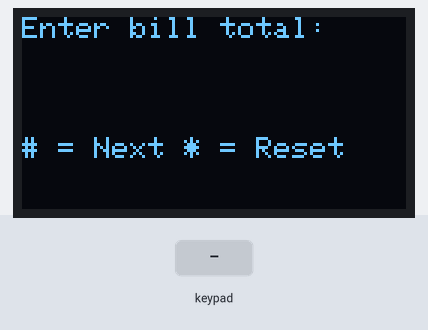
Bench run of a sketch on a simulated ESP32. Shown: 128×64 one-colour display. Inputs (shaded band) come from the test bench.

Above: at 1.2 s.
1.3 s: keypad keys 1 3 1 2 1 4 2 7 # pressed 0.4 s apart
At 5.5 s:
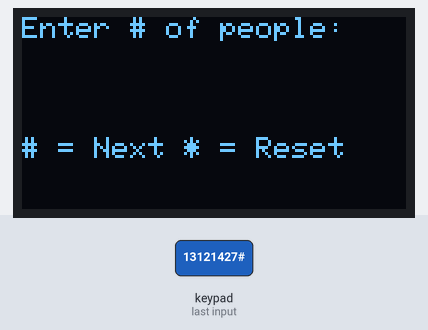
6.4 s: key '#' pressed
At 6.8 s:
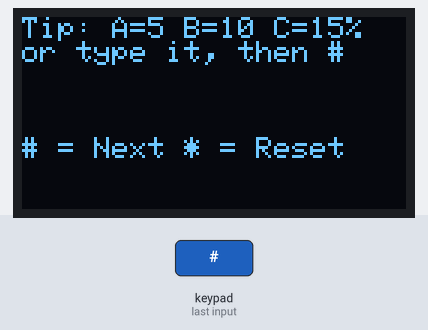
7.9 s: key 'A' pressed
At 9.1 s:
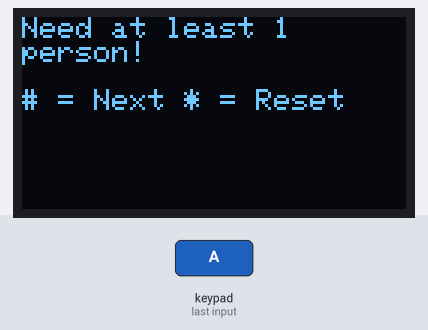
9.4 s: key '*' pressed
At 10.4 s:
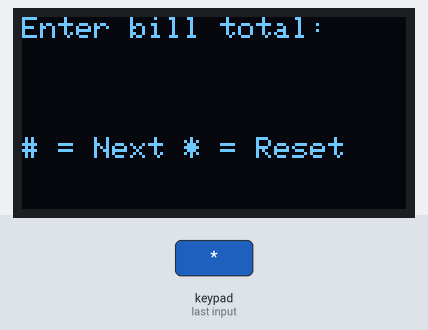
10.9 s: keypad keys 2 6 2 5 3 3 3 2 pressed 0.4 s apart
At 14.9 s:
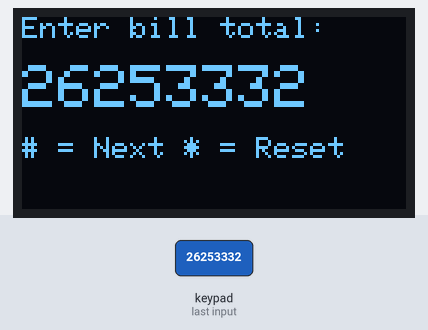
Timing chart, 0 to 16.4 s (numbered marks = the images above; inputs shaded):
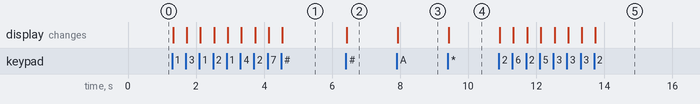

The sketch:

C4_Bill_Splitter_Letter_Keys.ino
```cpp
#include <Wire.h>
#include <Adafruit_GFX.h>
#include <Adafruit_SSD1306.h>
#include <Keypad.h>

#define SCREEN_WIDTH 128
#define SCREEN_HEIGHT 64
Adafruit_SSD1306 display(SCREEN_WIDTH, SCREEN_HEIGHT, &Wire, -1);

const byte ROWS = 4;
const byte COLS = 4;
char keys[ROWS][COLS] = {
  {'1','2','3','A'},
  {'4','5','6','B'},
  {'7','8','9','C'},
  {'*','0','#','D'}
};
byte rowPins[ROWS] = {13, 12, 14, 27};
byte colPins[COLS] = {26, 25, 33, 32};
Keypad keypad = Keypad(makeKeymap(keys), rowPins, colPins, ROWS, COLS);

// ---------- BILL SPLIT STATE ----------
String currentInput = "";
double billTotal = 0;
int numPeople = 0;
int tipPercent = 0;
int stage = 1;   // 1 = bill, 2 = people, 3 = tip, 4 = result

void setup() {
  Serial.begin(115200);
  if (!display.begin(SSD1306_SWITCHCAPVCC, 0x3C)) {
    Serial.println("OLED not found");
    while (true);
  }
  display.setTextColor(SSD1306_WHITE);
  showScreen();
}

void loop() {
  char key = keypad.getKey();
  if (!key) return;

  if (key == '*') {
    resetCalculator();
    return;
  }
  if (key == '#') {
    advanceStage();
  }
  else if (key >= '0' && key <= '9') {
    currentInput += key;
    showScreen();
  }
  // CHALLENGE 4: in the tip stage, letter keys choose the service charge
  else if (stage == 3 && (key == 'A' || key == 'B' || key == 'C')) {
    if (key == 'A') currentInput = "5";
    if (key == 'B') currentInput = "10";
    if (key == 'C') currentInput = "15";
    advanceStage();                  // go straight to the result
  }
}

void advanceStage() {
  if (stage == 1) {
    billTotal = currentInput.toDouble();
    currentInput = "";
    stage = 2;
  }
  else if (stage == 2) {
    numPeople = currentInput.toInt();
    currentInput = "";
    stage = 3;
  }
  else if (stage == 3) {
    tipPercent = currentInput.toInt();
    currentInput = "";
    stage = 4;
  }
  else if (stage == 4) {
    resetCalculator();
    return;
  }
  showScreen();
}

void resetCalculator() {
  currentInput = "";
  billTotal = 0;
  numPeople = 0;
  tipPercent = 0;
  stage = 1;
  showScreen();
}

void showScreen() {
  display.clearDisplay();
  display.setTextSize(1);
  display.setCursor(0, 0);

  if (stage == 1) {
    display.println("Enter bill total:");
    display.setCursor(0, 16);   // row 16: below the yellow strip
    display.setTextSize(2);
    display.println(currentInput);
  }
  else if (stage == 2) {
    display.println("Enter # of people:");
    display.setCursor(0, 16);   // row 16: below the yellow strip
    display.setTextSize(2);
    display.println(currentInput);
  }
  else if (stage == 3) {
    display.println("Tip: A=5 B=10 C=15%");
    display.println("or type it, then #");
    display.setCursor(0, 16);   // row 16: below the yellow strip
    display.setTextSize(2);
    display.println(currentInput);
  }
  else if (stage == 4) {
    if (numPeople <= 0) {            // never divide by zero people!
      display.println("Need at least 1");
      display.println("person!");
    } else {
      double tipAmount = billTotal * (tipPercent / 100.0);
      double totalWithTip = billTotal + tipAmount;
      double perPerson = totalWithTip / numPeople;
      display.print("Total w/ tip: ");
      display.println(totalWithTip, 2);
      display.println("");
      display.setTextSize(2);
      display.println("Each:");
      display.println(perPerson, 2);
    }
  }

  display.setTextSize(1);
  display.println("");
  display.println("# = Next * = Reset");
  display.display();
}
```

Measured:
- after the input at 1.3 s, the display: first changes at once (image 1 shows a later state)
- after the input at 6.4 s, the display: changes at once (image 2)
- after the input at 7.9 s, the display: changes at once (image 3)
- after the input at 9.4 s, the display: changes at once (image 4)
- after the input at 10.9 s, the display: first changes at once (image 5 shows a later state)
